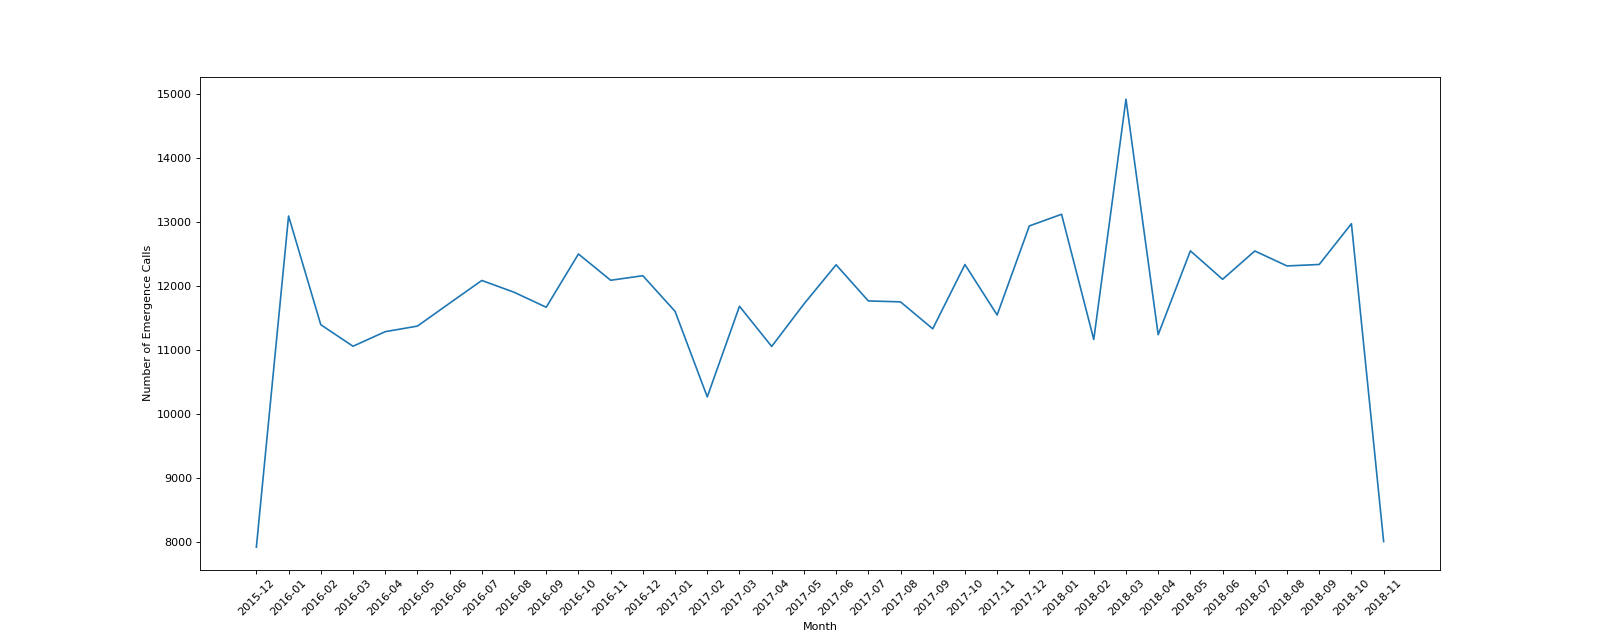

Generate this figure with Python:
import pandas as pd
import matplotlib.pyplot as plt

file_path = './911.csv'
df = pd.read_csv(file_path)

df['timeStamp'] = pd.to_datetime(df['timeStamp'], format = '%Y/%m/%d')
df.set_index('timeStamp', inplace = True)

count_by_month = df.resample('M')['e'].count()

_x = [i.strftime('%Y-%m') for i in count_by_month.index]
_y = count_by_month.values

plt.figure(figsize = (20, 8), dpi = 80)
plt.plot(_x, _y)
plt.xticks(rotation = 45)
plt.xlabel('Month')
plt.ylabel('Number of Emergence Calls')

plt.savefig('./chart2.png')
plt.show()